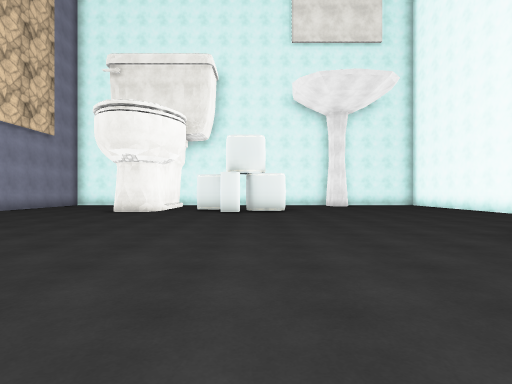
[1] (above)

12 first-person views from a walk through a 3-D level made in the Unity game engine. The camera is 1.3 m above the floor, looks level and sees 80° across. The floor is counted in squares, 2 m on a side. Each view is taken from the middle of a square. On the plan, view 1 faces up. The plan holds only what a view shows up to about 10 squares ahead; the rest is blank. The place goes on beyond the plan. The player is left out. Some surface patterns are stand-ins.

[2]
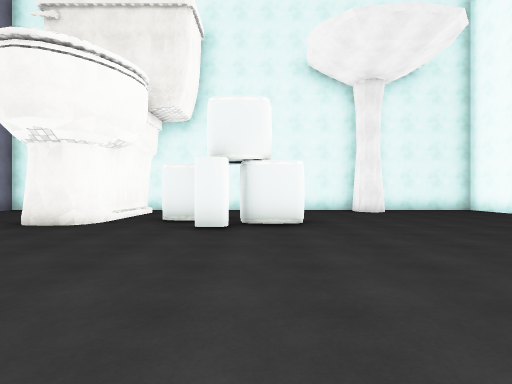

[3]
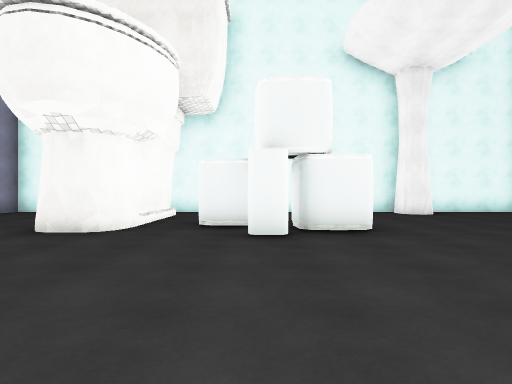

[4]
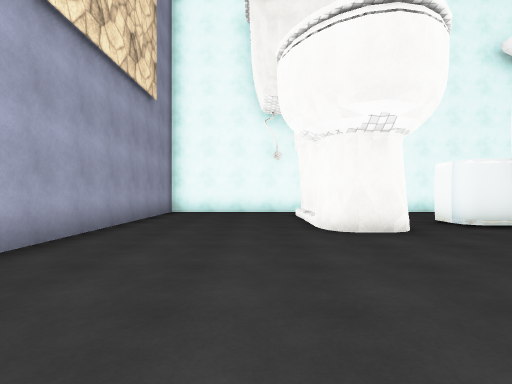

[5]
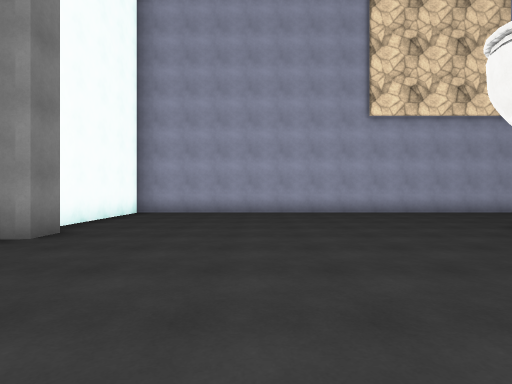

[6]
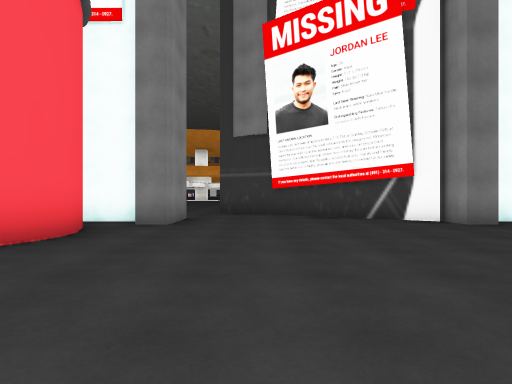

[7]
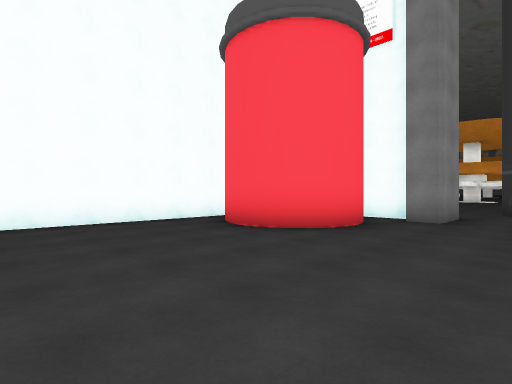

[8]
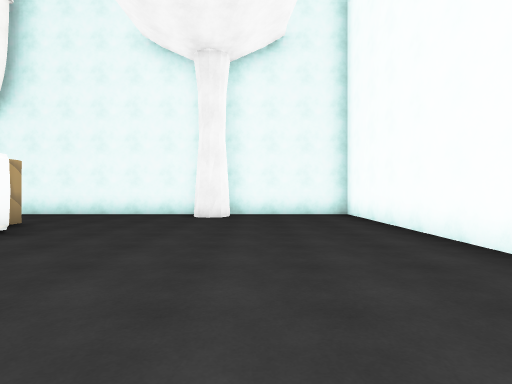

[9]
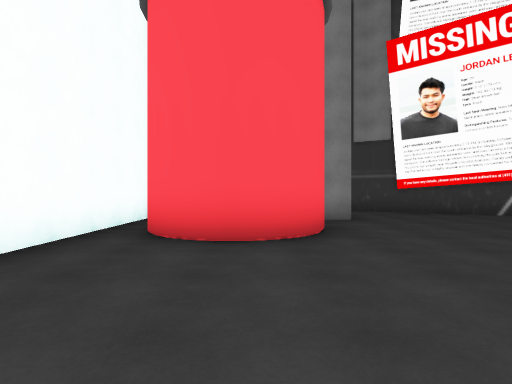

[10]
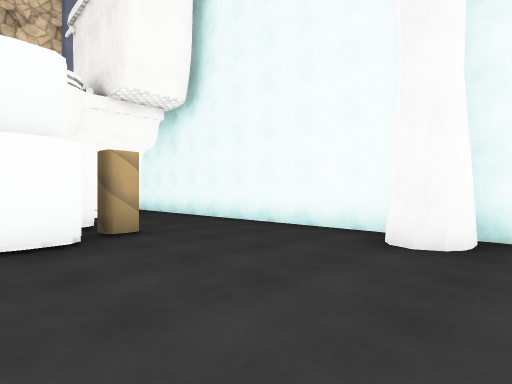

[11]
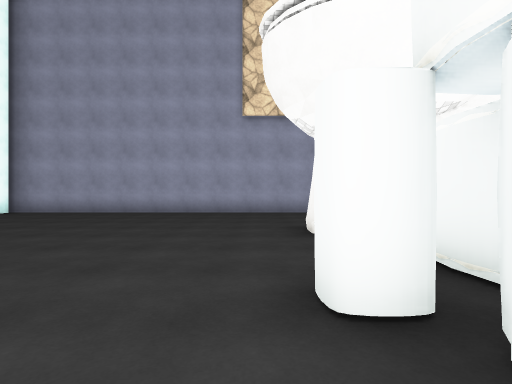

[12]
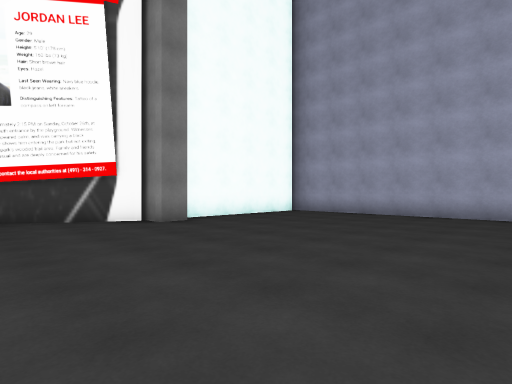

### Floor plan
Points are (right, up) in squares from view 1. A wall is a line through its corners. A room is listed if a view was taken in it or the views show most of it. See-through windows are left out.
Room 1 (views 1, 2, 3, 4, 5, 6, 7, 8, 9, 10, 11, 12)
walls: (-3.8, 9.9) (-4.4, 9.9); (-3.2, 11) (-3.2, 10.5); (-4.7, 10.5) (-4.7, 13.7); (-3.4, 13.7) (-3.4, 11.2); (3.8, 4) (4.3, 4.6) (5.1, 5.1); (4.6, 4.9) (5.3, 5); (4.7, 5) (5.7, 5) (6.3, 4.7); (3.8, 3.2) (3.8, 4.2) (4.9, 5.2) (6.1, 4.9) (6.5, 4.4); (-4, 1.9) (-3.2, 1.9) (-3.2, 1); (-3.1, 1.3) (2.2, -1.7); (3.9, 2.9) (3.8, 3.6) (4, 4.3); (4.2, 14.6) (4.3, 14) (3.8, 13.8) (3.4, 14) (3.4, 14.7); (2.7, 0.4) (2.7, 1.9) (3.5, 1.9); (7.7, 1.4) (7.7, 14.9) (-8.7, 14.9) (-8.7, 1.3) (-4.2, 1.3)
ways out: opening at (2.5, -0.5)
objects: other object (-2, 11) to (-1, 12); other object (-1, 10); other object (0, 10) to (1, 11); other object (0, 12)

Where each view was taken, in squares from view 1:
view 1: 0 up, 0 right, facing up
view 2: 4 up, 0 right, facing up
view 3: 5 up, 1 left, facing up
view 4: 5 up, 6 left, facing up
view 5: 5 up, 1 right, facing left
view 6: 8 up, 1 right, facing down
view 7: 9 up, 1 right, facing down-right
view 8: 6 up, 5 right, facing up
view 9: 9 up, 5 right, facing down
view 10: 10 up, 5 right, facing up-left
view 11: 9 up, 1 right, facing left
view 12: 8 up, 0 right, facing down-left
